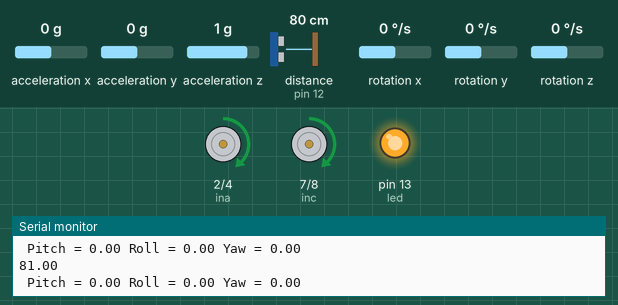
This sketch was run on a simulated Arduino Uno, built with avr-gcc and run on an emulated ATmega328P. On the bench: motor-driver pin pairs drawn as motors (green arrow = first pin HIGH = forward, orange = second pin HIGH = backward, longer = more drive, scaled by the enable pin), output pins drawn as LEDs (lit = HIGH), the last lines printed to the serial monitor. Inputs (shaded band) come from the test bench; at power-on: distance to the obstacle (sensor on pin 12) 80 cm, rotation z 0 °/s, acceleration x 0 g, acceleration y 0 g, acceleration z 1 g, rotation x 0 °/s, rotation y 0 °/s.

Above: at 5.8 s.
5.9 s: distance to the obstacle (sensor on pin 12) set to 11 cm
7.4 s: distance to the obstacle (sensor on pin 12) set to 8 cm
At 7.59 s:
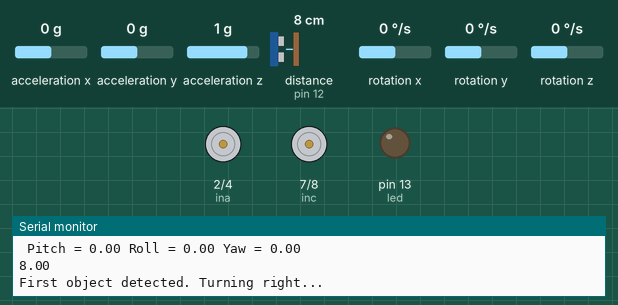
10.4 s: distance to the obstacle (sensor on pin 12) set to 18 cm
At 11.4 s:
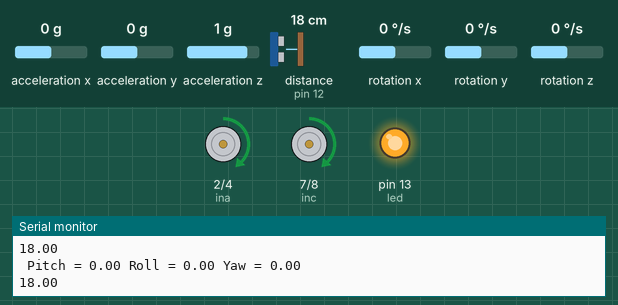
11.9 s: rotation z set to -192 °/s
At 13.0 s:
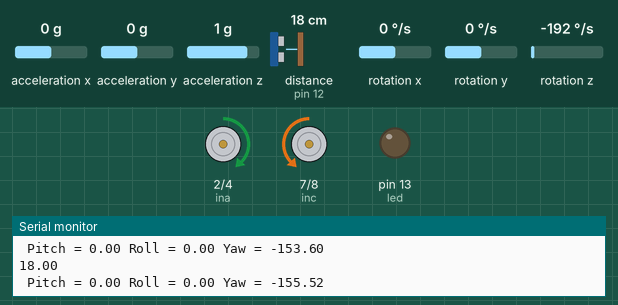
13.4 s: rotation z set to 93 °/s
16.4 s: rotation z set to 97 °/s
At 17.6 s:
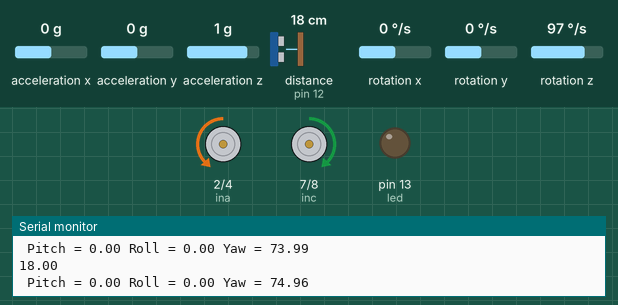
Timing chart, 0 to 19.0 s (numbered marks = the images above; inputs shaded):
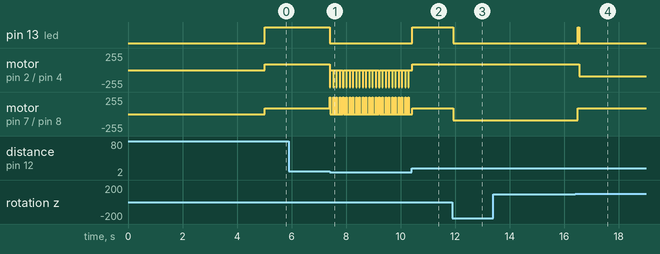

Measured:
- the behaviour switches between 10 and 9 cm on distance to the obstacle (sensor on pin 12) (found by bisection; images 0 and 1)
- the behaviour switches between 96 and 97 °/s on rotation z (found by bisection; images 3 and 4)
- after the input at 7.4 s, pin 13 (led): HIGH → LOW at once; motor on pin 2 (ina) / pin 4 (inb): alternates backward 255/255 for 0.02 s and stopped for 0.10 s, starting at once; motor on pin 7 (inc) / pin 8 (ind): alternates forward 255/255 for 0.02 s and stopped for 0.10 s, starting at once
- after the input at 10.4 s, pin 13 (led): LOW → HIGH at once
- after the input at 11.9 s, pin 13 (led): HIGH → LOW at once; motor on pin 7 (inc) / pin 8 (ind): forward 90/255 → backward 90/255 at once

The sketch:

TASK2_V2.ino
```cpp
//this code is a working demo for task 2

#include <Wire.h>
#include <MPU6050.h>
#include <NewPing.h>

#define SONAR_NUM 1
#define MAX_DISTANCE 200

MPU6050 mpu;

// Timers
unsigned long timer = 0;
float timeStep = 0.01;

// Pitch, Roll and Yaw values
float pitch = 0;
float roll = 0;
float yaw = 0;

int led = 13;
int ena = 5;
int enb = 9;
int ina = 2;
int inb = 4;
int inc = 7;
int ind = 8;

// Ultrasonic Sensor
volatile float frontDistance = 0;
volatile float maxFrontDistance = 10.00;

NewPing sonar = NewPing(6, 12, MAX_DISTANCE);

void setup() {
  Serial.begin(115200);

  // Initialize MPU6050
  while(!mpu.begin(MPU6050_SCALE_2000DPS, MPU6050_RANGE_2G))
  {
    Serial.println("Could not find a valid MPU6050 sensor, check wiring!");
    delay(500);
  }

  // Calibrate gyroscope. The calibration must be at rest.
  // If you don't want calibration, comment this line.
  mpu.calibrateGyro();

  // Set threshold sensivty. Default 3.
  // If you don't want use threshold, comment this line or set 0.
  mpu.setThreshold(3);
  pinMode(led, OUTPUT);
  pinMode(ena, OUTPUT);
  pinMode(enb, OUTPUT);
  pinMode(ina, OUTPUT);
  pinMode(inb, OUTPUT);
  pinMode(inc, OUTPUT);
  pinMode(ind, OUTPUT);

delay(5000); // use the delay to place barney on the floor

  int count = 0;
  checkFrontDistance();
  while (count < 3) {
    goForward();
    checkFrontDistance();
    Serial.println(frontDistance);
    if (frontDistance < maxFrontDistance && frontDistance != 0 && count == 0) {
      Serial.println("First object detected. Turning right...");
      brake();
      for (int i = 0; i < 25; i++) {
         rightMicro();
         delay(100);
      }
      count++;
    }
    checkFrontDistance();
    if (frontDistance < maxFrontDistance && frontDistance != 0 && count == 1) {
      Serial.println("Second object detected. Turning left...");
      brake();
      for (int i = 0; i < 25; i++) {
         leftMicro();
         delay(100);
      }
      count++;
    }

  }
}

void loop() {
  //goForward();
}

void checkFrontDistance() {
  frontDistance = sonar.ping_cm();
}

void forward() {
  digitalWrite(ina, HIGH);
  digitalWrite(inb, LOW);
  analogWrite(ena, 90);
  digitalWrite(inc,HIGH);
  digitalWrite(ind,LOW);
  analogWrite(enb, 90);
  digitalWrite(led, HIGH);
}

void left() {
  digitalWrite(ina, HIGH);
  digitalWrite(inb,LOW);
  analogWrite(ena, 90);
  digitalWrite(inc,LOW);
  digitalWrite(ind,HIGH);
  analogWrite(enb, 90);
  digitalWrite(led, LOW);
}

void right() {
  digitalWrite(ina, LOW);
  digitalWrite(inb,HIGH);
  analogWrite(ena, 90);
  digitalWrite(inc,HIGH);
  digitalWrite(ind,LOW);
  analogWrite(enb, 90);
  digitalWrite(led, LOW);
}

void leftMicro() {
  digitalWrite(ina, HIGH);
  digitalWrite(inb,LOW);
  analogWrite(ena, 255);
  digitalWrite(inc,LOW);
  digitalWrite(ind,HIGH);
  analogWrite(enb, 255);
  digitalWrite(led, LOW);
  delay(20);
  brake();
}

void rightMicro() {
  digitalWrite(ina, LOW);
  digitalWrite(inb,HIGH);
  analogWrite(ena, 255);
  digitalWrite(inc,HIGH);
  digitalWrite(ind,LOW);
  analogWrite(enb, 255);
  digitalWrite(led, LOW);
  delay(20);
  brake();
}

void goForward() {
  timer = millis();

  // Read normalized values
  Vector norm = mpu.readNormalizeGyro();

  // Calculate Pitch, Roll and Yaw
  pitch = pitch + norm.YAxis * timeStep;
  roll = roll + norm.XAxis * timeStep;
  yaw = yaw + norm.ZAxis * timeStep;

  // Output raw
  Serial.print(" Pitch = ");
  Serial.print(pitch);
  Serial.print(" Roll = ");
  Serial.print(roll);
  Serial.print(" Yaw = ");
  Serial.println(yaw);

  // Wait to full timeStep period
  delay((timeStep*1000) - (millis() - timer));

  if ( yaw >= -2 && yaw <= 2) {
    forward();
  }
  else {
    if ( yaw < -2 ) { //left
      left();
    }

    else {
      right();
    }
  }
}

void goRight() {
  Serial.println("goRight");
  timer = millis();

  // Read normalized values
  Vector norm = mpu.readNormalizeGyro();

  // Calculate Pitch, Roll and Yaw
  pitch = pitch + norm.YAxis * timeStep;
  roll = roll + norm.XAxis * timeStep;
  yaw = yaw + norm.ZAxis * timeStep;

  // Output raw
  // Serial.print(" Pitch = ");
  // Serial.print(pitch);
  // Serial.print(" Roll = ");
  // Serial.print(roll);
  // Serial.print(" Yaw = ");
  // Serial.println(yaw);

  // Wait to full timeStep period
  delay((timeStep*1000) - (millis() - timer));

  if (yaw <= -44 && yaw >= -46) {
    Serial.print("The robot turned right");
    brake();
  }else{
    if(yaw > -43) {
      right();
    }
  }

  // if (yaw >= -92) {
  //   Serial.print("The robot turned right");
  //   right();
  // }else {
  //   brake();
  // }
}

void brake() {
  digitalWrite(ina, LOW);
  digitalWrite(inb, LOW);
  analogWrite(ena, 0);
  digitalWrite(inc, LOW);
  digitalWrite(ind, LOW);
  analogWrite(enb, 0);
  digitalWrite(led, LOW);
}
```
